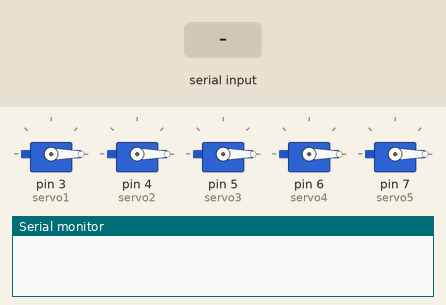
The sketch below on a simulated Arduino Uno, built with avr-gcc and run on an emulated ATmega328P. Parts: 5 × servo, the last lines printed to the serial monitor. The inputs (shaded band) are chosen by the test bench.

Above: at 1.2 s.
1.3 s: "90,45,200\n" received over Serial
At 2.5 s:
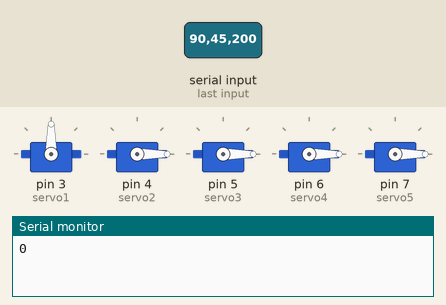
2.8 s: "30,150,10\n" received over Serial
At 3.9 s:
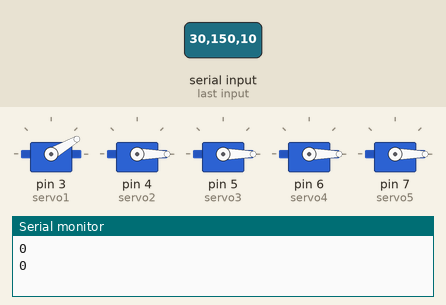
4.3 s: "200\n" received over Serial
At 4.7 s:
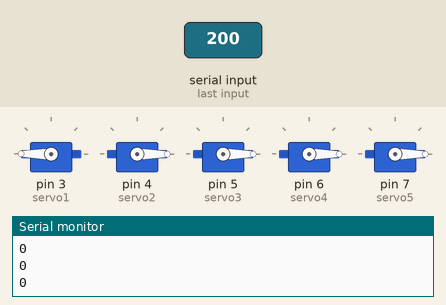
5.8 s: "90,45\n" received over Serial
At 7.0 s:
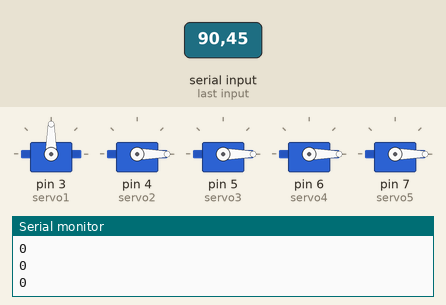
7.3 s: "30,150\n" received over Serial
At 8.4 s:
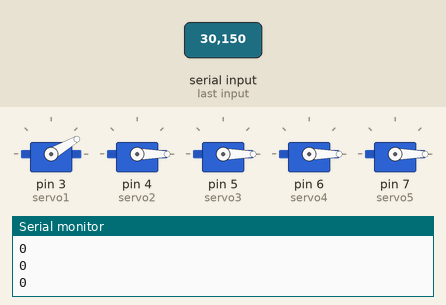
Timing chart, 0 to 9.8 s (numbered marks = the images above; inputs shaded):
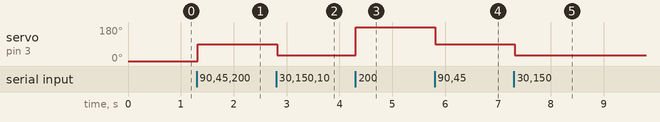

The sketch:

teletouch.ino
```cpp
#include <Servo.h> //Servo kütüphanesi

Servo servo1;
Servo servo2;
Servo servo3;
Servo servo4;
Servo servo5;

int basinc;
String dataSend;
int commacount = 6;
int* numbers = (int*) malloc(commacount * sizeof(int));

char* subStr (char* str, char *delim, int index) {
  char *act, *sub, *ptr;
  static char copy[100];
  int i;
  strcpy(copy, str);
  for (i = 1, act = copy; i <= index; i++, act = NULL) {
     sub = strtok_r(act, delim, &ptr);
     if (sub == NULL) break;
  }
  return sub;
}

void setup() {

  Serial.begin(9600);
  Serial.setTimeout(10);

  servo1.attach(3);
  servo2.attach(4);
  servo3.attach(5);
  servo4.attach(6);
  servo5.attach(7);
  servo1.write(0);
  servo2.write(0);
  servo3.write(0);
  servo4.write(0);
  servo5.write(0);

}

void loop() {

  if(Serial.available())
  {
  dataSend = Serial.readString();
  char* buf;
  buf = (char *)malloc(dataSend.length()); //buf = (char *)malloc(dataSend.length());
  dataSend.toCharArray(buf,dataSend.length()+1);

  for(int c = 1; c<commacount; c++){
      numbers[c] = atoi(subStr(buf,"/",c));
      //Serial.println(numbers[c]);
  }

  Serial.println(numbers[3]);

  servo1.write(numbers[1]);
  servo2.write(numbers[2]);
  servo3.write(numbers[3]);
  servo4.write(numbers[4]);
  servo5.write(numbers[5]);


  free(buf);


  }

  }
```

Measured:
- after the input at 1.3 s, servo on pin 3 (servo1): 0° → 90° at once
- after the input at 2.8 s, servo on pin 3 (servo1): 90° → 30° at once
- after the input at 4.3 s, servo on pin 3 (servo1): 30° → 180° at once
- after the input at 5.8 s, servo on pin 3 (servo1): 180° → 90° at once
- after the input at 7.3 s, servo on pin 3 (servo1): 90° → 30° at once
